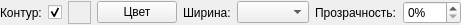
<?xml version="1.0" encoding="UTF-8"?>
<ui version="4.0">
 <class>LineViewWidget</class>
 <widget class="QWidget" name="LineViewWidget">
  <property name="geometry">
   <rect>
    <x>0</x>
    <y>0</y>
    <width>444</width>
    <height>25</height>
   </rect>
  </property>
  <layout class="QHBoxLayout" name="horizontalLayout_4">
   <property name="margin">
    <number>0</number>
   </property>
   <item>
    <layout class="QHBoxLayout" name="horizontalLayout">
     <item>
      <widget class="QLabel" name="nameL">
       <property name="text">
        <string>Контур:</string>
       </property>
      </widget>
     </item>
     <item>
      <widget class="QCheckBox" name="useChB">
       <property name="text">
        <string/>
       </property>
       <property name="checked">
        <bool>true</bool>
       </property>
      </widget>
     </item>
     <item>
      <widget class="QFrame" name="colorFrame">
       <property name="sizePolicy">
        <sizepolicy hsizetype="Preferred" vsizetype="Preferred">
         <horstretch>23</horstretch>
         <verstretch>23</verstretch>
        </sizepolicy>
       </property>
       <property name="minimumSize">
        <size>
         <width>23</width>
         <height>23</height>
        </size>
       </property>
       <property name="maximumSize">
        <size>
         <width>23</width>
         <height>23</height>
        </size>
       </property>
       <property name="autoFillBackground">
        <bool>true</bool>
       </property>
       <property name="frameShape">
        <enum>QFrame::StyledPanel</enum>
       </property>
       <property name="frameShadow">
        <enum>QFrame::Sunken</enum>
       </property>
       <property name="lineWidth">
        <number>2</number>
       </property>
      </widget>
     </item>
     <item>
      <widget class="QPushButton" name="colorPB">
       <property name="text">
        <string>Цвет</string>
       </property>
      </widget>
     </item>
    </layout>
   </item>
   <item>
    <layout class="QHBoxLayout" name="horizontalLayout_3">
     <item>
      <widget class="QLabel" name="lineWidthL">
       <property name="text">
        <string>Ширина:</string>
       </property>
      </widget>
     </item>
     <item>
      <widget class="QComboBox" name="lineWidthCB"/>
     </item>
     <item>
      <spacer name="horizontalSpacer">
       <property name="orientation">
        <enum>Qt::Horizontal</enum>
       </property>
       <property name="sizeHint" stdset="0">
        <size>
         <width>40</width>
         <height>20</height>
        </size>
       </property>
      </spacer>
     </item>
    </layout>
   </item>
   <item>
    <layout class="QHBoxLayout" name="horizontalLayout_2">
     <item>
      <widget class="QLabel" name="alphaL">
       <property name="text">
        <string>Прозрачность:</string>
       </property>
      </widget>
     </item>
     <item>
      <widget class="QSpinBox" name="alphaSB">
       <property name="suffix">
        <string>%</string>
       </property>
       <property name="maximum">
        <number>100</number>
       </property>
       <property name="value">
        <number>0</number>
       </property>
      </widget>
     </item>
    </layout>
   </item>
  </layout>
 </widget>
 <resources>
  <include location="../icegui.qrc"/>
 </resources>
 <connections>
  <connection>
   <sender>useChB</sender>
   <signal>stateChanged(int)</signal>
   <receiver>LineViewWidget</receiver>
   <slot>useChB_stateChanged(int)</slot>
   <hints>
    <hint type="sourcelabel">
     <x>48</x>
     <y>12</y>
    </hint>
    <hint type="destinationlabel">
     <x>149</x>
     <y>26</y>
    </hint>
   </hints>
  </connection>
  <connection>
   <sender>colorPB</sender>
   <signal>clicked()</signal>
   <receiver>LineViewWidget</receiver>
   <slot>colorPB_clicked()</slot>
   <hints>
    <hint type="sourcelabel">
     <x>127</x>
     <y>12</y>
    </hint>
    <hint type="destinationlabel">
     <x>149</x>
     <y>26</y>
    </hint>
   </hints>
  </connection>
  <connection>
   <sender>alphaSB</sender>
   <signal>valueChanged(int)</signal>
   <receiver>LineViewWidget</receiver>
   <slot>alphaSB_valueChanged(int)</slot>
   <hints>
    <hint type="sourcelabel">
     <x>106</x>
     <y>41</y>
    </hint>
    <hint type="destinationlabel">
     <x>149</x>
     <y>26</y>
    </hint>
   </hints>
  </connection>
 </connections>
 <slots>
  <slot>colorPB_clicked()</slot>
  <slot>useChB_stateChanged(int)</slot>
  <slot>alphaSB_valueChanged(int)</slot>
 </slots>
</ui>
